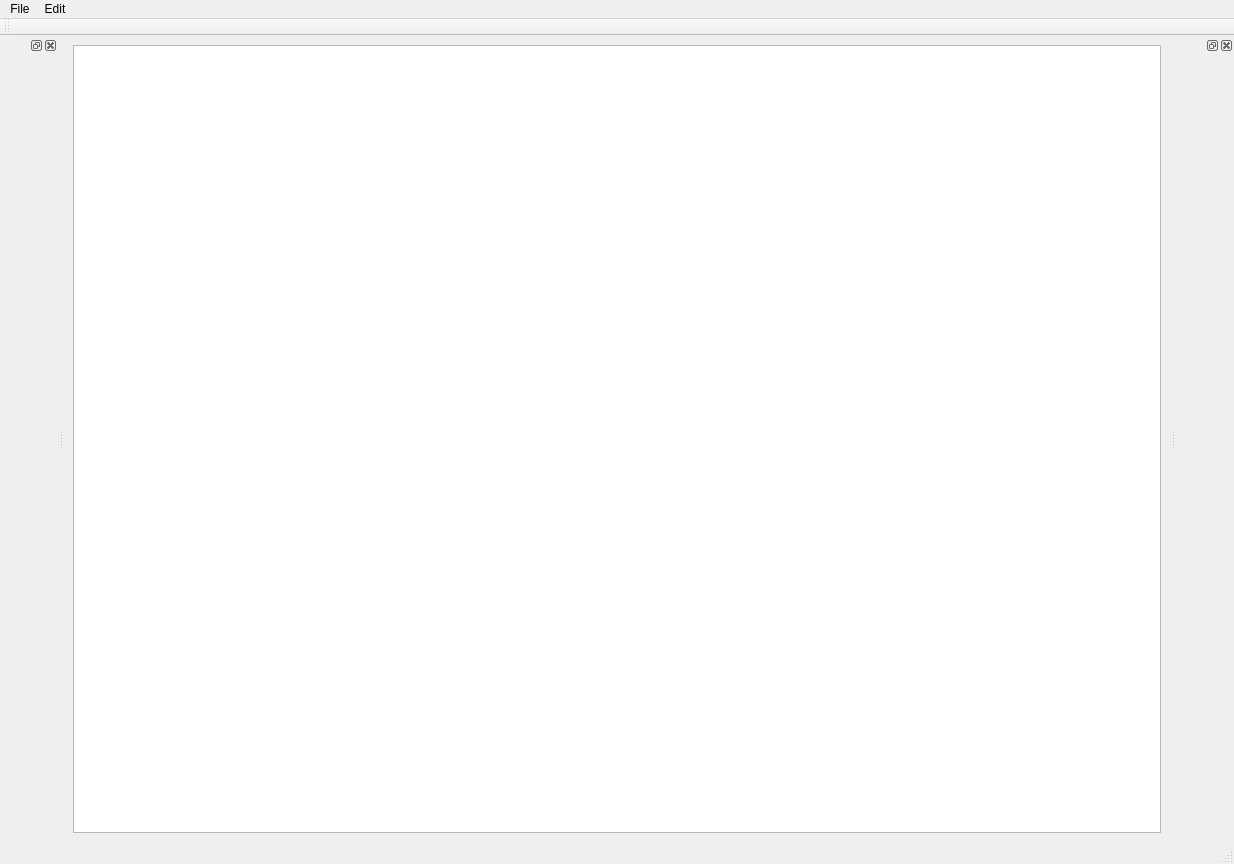
<?xml version="1.0" encoding="UTF-8"?>
<ui version="4.0">
 <class>MainWindow</class>
 <widget class="QMainWindow" name="MainWindow">
  <property name="geometry">
   <rect>
    <x>0</x>
    <y>0</y>
    <width>1234</width>
    <height>864</height>
   </rect>
  </property>
  <property name="windowTitle">
   <string>MainWindow</string>
  </property>
  <widget class="QWidget" name="centralwidget">
   <layout class="QGridLayout" name="gridLayout">
    <item row="1" column="0">
     <widget class="MeshView" name="viewMesh"/>
    </item>
   </layout>
  </widget>
  <widget class="QMenuBar" name="menubar">
   <property name="geometry">
    <rect>
     <x>0</x>
     <y>0</y>
     <width>1234</width>
     <height>30</height>
    </rect>
   </property>
   <widget class="QMenu" name="menuFile">
    <property name="title">
     <string>File</string>
    </property>
    <addaction name="actionOpenVTK"/>
    <addaction name="separator"/>
    <addaction name="actionSaveVTK"/>
   </widget>
   <widget class="QMenu" name="menuEdit">
    <property name="title">
     <string>Edit</string>
    </property>
   </widget>
   <addaction name="menuFile"/>
   <addaction name="menuEdit"/>
  </widget>
  <widget class="QStatusBar" name="statusbar"/>
  <widget class="QDockWidget" name="dockProjectPanel">
   <attribute name="dockWidgetArea">
    <number>1</number>
   </attribute>
   <widget class="QWidget" name="dockProject"/>
  </widget>
  <widget class="QDockWidget" name="dockPropertiesPanel">
   <attribute name="dockWidgetArea">
    <number>2</number>
   </attribute>
   <widget class="QWidget" name="dockProperties"/>
  </widget>
  <widget class="QToolBar" name="toolBar">
   <property name="windowTitle">
    <string>toolBar</string>
   </property>
   <attribute name="toolBarArea">
    <enum>TopToolBarArea</enum>
   </attribute>
   <attribute name="toolBarBreak">
    <bool>false</bool>
   </attribute>
  </widget>
  <action name="actionOpenVTK">
   <property name="text">
    <string>Download VTK</string>
   </property>
  </action>
  <action name="actionSaveVTK">
   <property name="text">
    <string>SaveVTK</string>
   </property>
  </action>
 </widget>
 <customwidgets>
  <customwidget>
   <class>MeshView</class>
   <extends>QGraphicsView</extends>
   <header>meshview.h</header>
  </customwidget>
 </customwidgets>
 <resources/>
 <connections>
  <connection>
   <sender>actionSaveVTK</sender>
   <signal>triggered()</signal>
   <receiver>MainWindow</receiver>
   <slot>update()</slot>
   <hints>
    <hint type="sourcelabel">
     <x>-1</x>
     <y>-1</y>
    </hint>
    <hint type="destinationlabel">
     <x>616</x>
     <y>431</y>
    </hint>
   </hints>
  </connection>
 </connections>
</ui>
